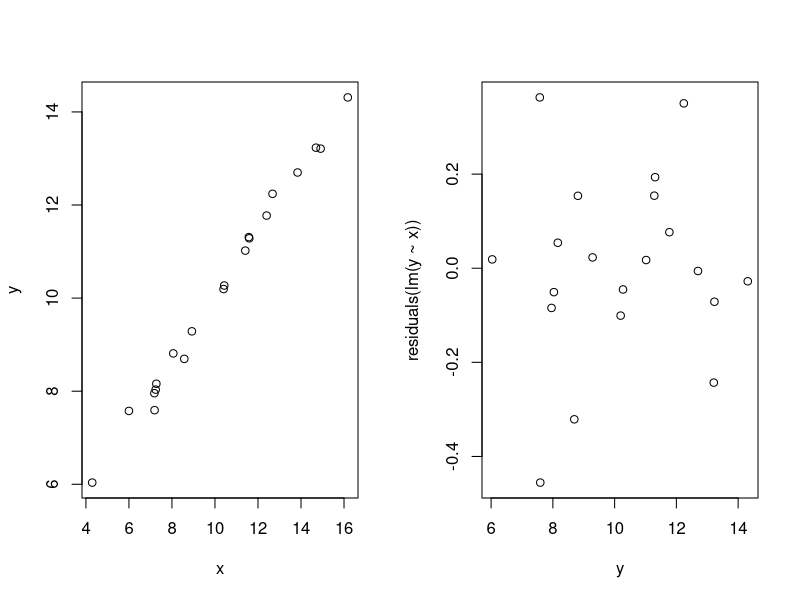
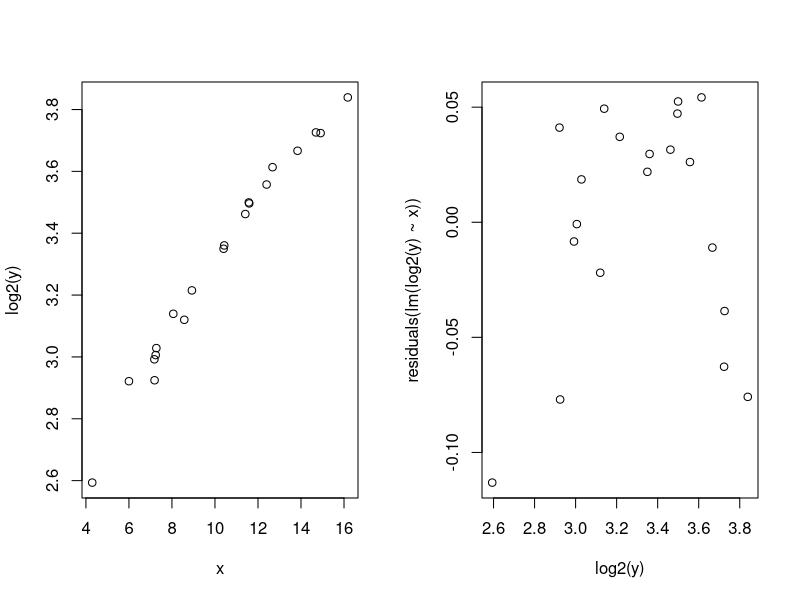

These charts were generated, in order, by the following R code:

install.packages("truncnorm")
library(truncnorm)

x <- rtruncnorm(20,3,17,10,4)
e <- rtruncnorm(20,-2,2,0,0.2)
a <- 3
b <- 0.7
y <- a + b*x + e
par(mfrow=c(1,2))
plot(x,y)
plot(y,residuals(lm(y~x)))
df_data <- data.frame(x,y,residuals(lm(y~x)))
plot(x,log2(y))
plot(log2(y),residuals(lm(log2(y)~x)))
df_data <- data.frame(x,y,residuals(lm(y~x)),log2(y),residuals(lm(log2(y)~x)))
summary(lm(log2(y)~x))
summary(lm(y~x))
sum(x)
sum(y)
sum(x^2)
sum(x*y)-(sum(x)*sum(y))/20
